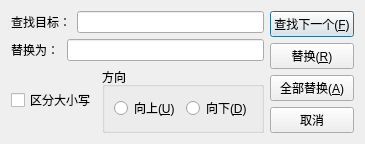
<?xml version="1.0" encoding="UTF-8"?>
<ui version="4.0">
 <class>ReplaceDialog</class>
 <widget class="QDialog" name="ReplaceDialog">
  <property name="geometry">
   <rect>
    <x>0</x>
    <y>0</y>
    <width>267</width>
    <height>131</height>
   </rect>
  </property>
  <property name="windowTitle">
   <string>替换</string>
  </property>
  <layout class="QHBoxLayout" name="horizontalLayout_5">
   <item>
    <layout class="QVBoxLayout" name="verticalLayout_2">
     <item>
      <layout class="QHBoxLayout" name="horizontalLayout">
       <item>
        <widget class="QLabel" name="label">
         <property name="minimumSize">
          <size>
           <width>50</width>
           <height>0</height>
          </size>
         </property>
         <property name="text">
          <string>查找目标：</string>
         </property>
        </widget>
       </item>
       <item>
        <widget class="QLineEdit" name="searchText"/>
       </item>
      </layout>
     </item>
     <item>
      <layout class="QHBoxLayout" name="horizontalLayout_4">
       <item>
        <widget class="QLabel" name="label_2">
         <property name="minimumSize">
          <size>
           <width>50</width>
           <height>0</height>
          </size>
         </property>
         <property name="text">
          <string>替换为：</string>
         </property>
        </widget>
       </item>
       <item>
        <widget class="QLineEdit" name="replaceText"/>
       </item>
      </layout>
     </item>
     <item>
      <layout class="QHBoxLayout" name="horizontalLayout_3">
       <item>
        <widget class="QCheckBox" name="checkBox">
         <property name="text">
          <string>区分大小写</string>
         </property>
        </widget>
       </item>
       <item>
        <widget class="QGroupBox" name="groupBox">
         <property name="title">
          <string>方向</string>
         </property>
         <layout class="QHBoxLayout" name="horizontalLayout_2">
          <item>
           <widget class="QRadioButton" name="rbup">
            <property name="text">
             <string>向上(&amp;U)</string>
            </property>
           </widget>
          </item>
          <item>
           <widget class="QRadioButton" name="rddown">
            <property name="text">
             <string>向下(&amp;D)</string>
            </property>
           </widget>
          </item>
         </layout>
        </widget>
       </item>
      </layout>
     </item>
    </layout>
   </item>
   <item>
    <layout class="QVBoxLayout" name="verticalLayout">
     <item>
      <widget class="QPushButton" name="pbfindnext">
       <property name="text">
        <string>查找下一个(&amp;F)</string>
       </property>
      </widget>
     </item>
     <item>
      <widget class="QPushButton" name="pbreplace">
       <property name="text">
        <string>替换(&amp;R)</string>
       </property>
      </widget>
     </item>
     <item>
      <widget class="QPushButton" name="pvrepalceall">
       <property name="text">
        <string>全部替换(&amp;A)</string>
       </property>
      </widget>
     </item>
     <item>
      <widget class="QPushButton" name="conceal">
       <property name="text">
        <string>取消</string>
       </property>
      </widget>
     </item>
    </layout>
   </item>
  </layout>
 </widget>
 <resources/>
 <connections/>
</ui>
